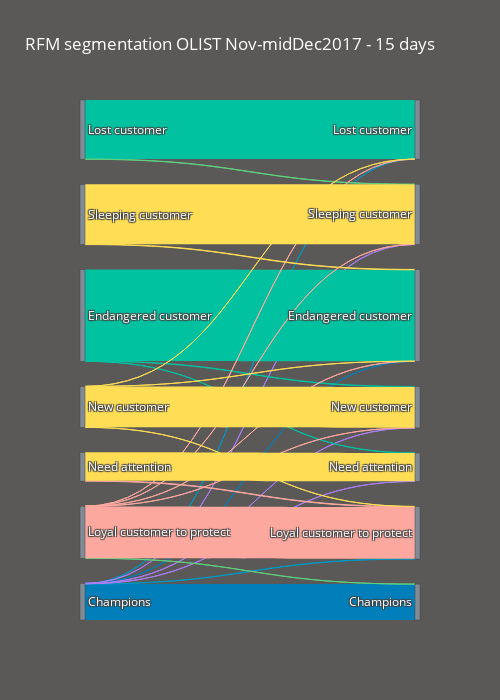

Write notebook code for a chart like this one.
### Code cell
# plot Historical comparison over 15 days
fig_1 = go.Figure(data_1)
fig_1.update_layout(hovermode='x',
                    title="RFM segmentation OLIST Nov-midDec2017 - 15 days",
                    font=dict(size=12, color='white'),
                    paper_bgcolor='#5B5958',
                    width=500, height=700)

fig_1.show()

### Figure 1 — Plotly figure (JSON) as saved in the notebook; plotly's stock layout.template omitted (floating-point values rounded to 4 significant figures)
{"data": [{"arrangement": "freeform", "link": {"color": ["#007fba", "#007fba", "#0098c4", "#0098c4", "#ab7ef5", "#ab7ef5", "#ab7ef5", "#00c2a1", "#00c2a1", "#00c2a1", "#00c2a1", "#60d17f", "#60d17f", "#fca89f", "#fca89f", "#fca89f", "#fca89f", "#fca89f", "#fca89f", "#ffdd54", "#ffdd54", "#ffdd54", "#ffdd54", "#ffdd54", "#ffdd54", "#ffdd54"], "source": ["6", "6", "6", "6", "6", "6", "6", "2", "2", "2", "0", "0", "5", "5", "5", "5", "5", "5", "4", "4", "3", "3", "3", "3", "1", "1"], "target": ["13", "9", "7", "12", "11", "10", "8", "9", "11", "10", "7", "8", "13", "9", "7", "12", "10", "8", "12", "11", "9", "7", "12", "10", "9", "8"], "value": [4424, 25, 6, 38, 10, 16, 10, 11260, 14, 46, 7279, 34, 5, 10, 4, 6384, 11, 11, 59, 3492, 8, 4, 10, 5035, 51, 7380]}, "node": {"color": ["#808B96", "#808B96", "#808B96", "#808B96", "#808B96", "#808B96", "#808B96", "#808B96", "#808B96", "#808B96", "#808B96", "#808B96", "#808B96", "#808B96"], "label": ["Lost customer", "Sleeping customer", "Endangered customer", "New customer", "Need attention", "Loyal customer to protect", "Champions", "Lost customer", "Sleeping customer", "Endangered customer", "New customer", "Need attention", "Loyal customer to protect", "Champions"], "pad": 25, "thickness": 5}, "type": "sankey"}], "layout": {"font": {"color": "white", "size": 12}, "height": 700, "hovermode": "x", "paper_bgcolor": "#5B5958", "title": {"text": "RFM segmentation OLIST Nov-midDec2017 - 15 days"}, "width": 500}}
